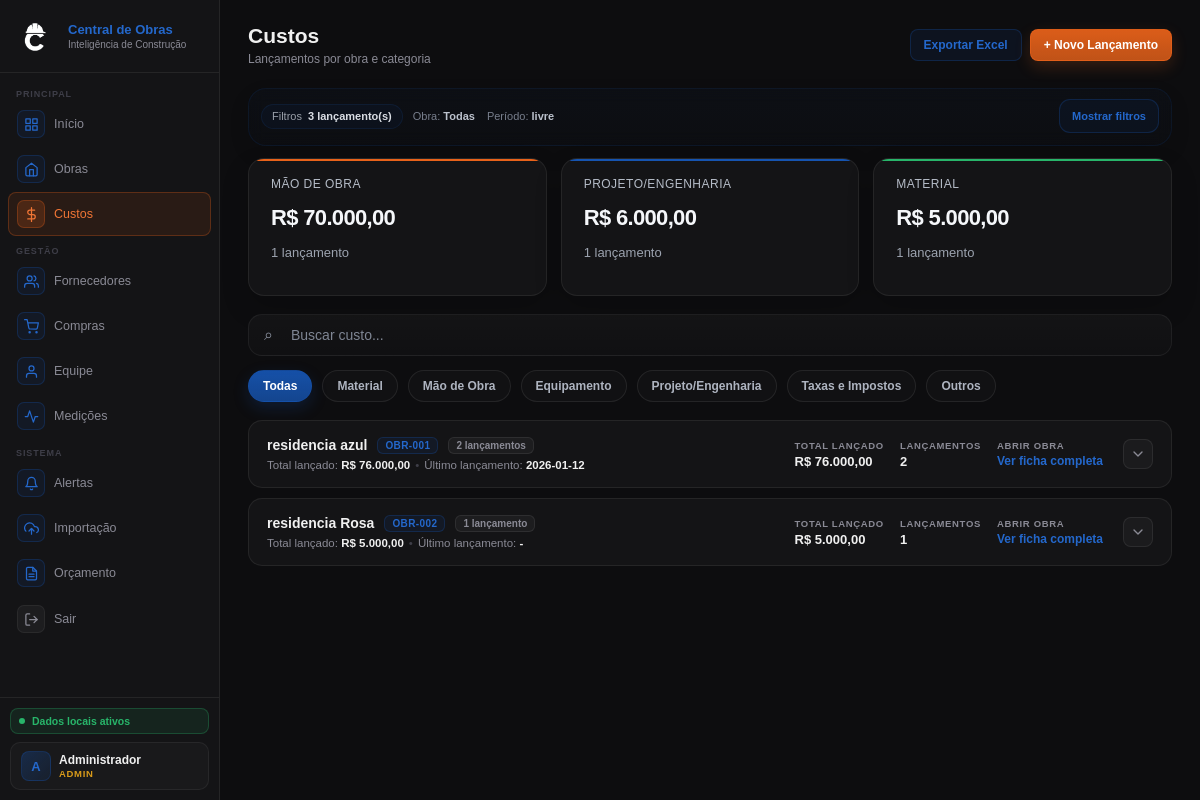
Page /custos (signed in) on the committed database.
### tables this page shows
CREATE TABLE obras (
    id INTEGER PRIMARY KEY AUTOINCREMENT,
    codigo TEXT NOT NULL UNIQUE,
    nome TEXT NOT NULL,
    endereco TEXT,
    tipologia TEXT,
    area_m2 REAL,
    data_inicio TEXT,
    data_fim_prevista TEXT,
    orcamento REAL DEFAULT 0,
    receita_total REAL DEFAULT 0,
    progresso_percentual REAL DEFAULT 0,
    status TEXT NOT NULL DEFAULT 'planejamento',
    criado_em TIMESTAMP DEFAULT CURRENT_TIMESTAMP
, tipo_obra TEXT NOT NULL DEFAULT 'contrato');

CREATE TABLE custos (
    id INTEGER PRIMARY KEY AUTOINCREMENT,
    obra_id INTEGER NOT NULL,
    descricao TEXT NOT NULL,
    categoria TEXT NOT NULL,
    fornecedor TEXT,
    data_lancamento TEXT,
    valor_total REAL DEFAULT 0,
    nota_fiscal TEXT,
    observacao TEXT,
    FOREIGN KEY (obra_id) REFERENCES obras(id)
);

### routes/custos_routes.py (the view)
@custos_bp.route("/custos")
def custos():
    if not usuario_logado() or not eh_leitura():
        return redirect(url_for("auth_bp.login"))
    filtros = obter_filtros_custos()
    lista_custos = buscar_custos_filtrados(
        filtro_obra=filtros["filtro_obra"],
        data_inicio=filtros["data_inicio"],
        data_fim=filtros["data_fim"]
    )
    todas_obras = query_all("SELECT * FROM obras ORDER BY nome ASC")
    obras = query_all("SELECT * FROM obras ORDER BY nome ASC")
    cards_categorias = gerar_cards_categorias(lista_custos)
    return render_template(
        "custos.html",
        custos=lista_custos,
        obras=obras,
        todas_obras=todas_obras,
        categorias_custo=CATEGORIAS_CUSTO_VALIDAS,
        cards_categorias=cards_categorias,
        filtro_obra=filtros["filtro_obra"],
        data_inicio=filtros["data_inicio"],
        data_fim=filtros["data_fim"],
    )

### app.py (called while the page is built)
@app.context_processor
def inject_helpers():
    return dict(
        formatar_moeda=formatar_moeda,
        calcular_media_fornecedor=calcular_media_fornecedor,
        formatar_tipo_obra=formatar_tipo_obra,
        eh_admin=eh_admin,
        eh_gestor=eh_gestor,
        eh_leitura=eh_leitura,
        usuario_perfil=usuario_perfil,
    )

### auth.py (called while the page is built)
def usuario_logado():
    return "usuario_id" in session

def usuario_perfil():
    return session.get("usuario_perfil", "")

def eh_admin():
    return usuario_perfil() == "admin"

def eh_gestor():
    return usuario_perfil() in ["admin", "gestor"]

def eh_leitura():
    return usuario_perfil() in ["admin", "gestor", "leitura"]

### database.py (called while the page is built)
def get_connection():
    conn = sqlite3.connect(DB_PATH)
    conn.row_factory = sqlite3.Row
    return conn

def query_all(sql, params=()):
    conn = get_connection()
    cursor = conn.execute(sql, params)
    rows = cursor.fetchall()
    conn.close()
    return rows

### routes/custos_routes.py (called while the page is built)
def normalizar_categoria_card(categoria):
    mapa = {
        "Material": "Material",
        "Mão de Obra": "Mão de Obra",
        "Equipamento": "Equipamento",
        "Projeto/Engenharia": "Projeto/Engenharia",
        "Taxas e Impostos": "Taxas e Impostos",
        "Outros": "Outros",
    }
    return mapa.get(categoria, "Outros")

def gerar_cards_categorias(lista_custos):
    cards_base = [
        {"slug": "mao-de-obra", "titulo": "Mão de Obra", "cor": "or", "valor": 0, "quantidade": 0},
        {"slug": "projeto-engenharia", "titulo": "Projeto/Engenharia", "cor": "bl", "valor": 0, "quantidade": 0},
        {"slug": "material", "titulo": "Material", "cor": "gr", "valor": 0, "quantidade": 0},
    ]
    indice = {card["titulo"]: card for card in cards_base}
    for custo in lista_custos:
        categoria = normalizar_categoria_card(custo["categoria"])
        if categoria in indice:
            indice[categoria]["valor"] += custo["valor_total"] or 0
            indice[categoria]["quantidade"] += 1
    return cards_base

def obter_filtros_custos():
    return {
        "filtro_obra": request.args.get("obra", "").strip(),
        "data_inicio": request.args.get("data_inicio", "").strip(),
        "data_fim": request.args.get("data_fim", "").strip(),
    }

### utils.py (called while the page is built)
def formatar_moeda(valor):
    if valor is None:
        valor = 0
    return f"R$ {valor:,.2f}".replace(",", "X").replace(".", ",").replace("X", ".")

### templates/custos.html (shortened to what this page needs)
{% extends "base.html" %}
{% block content %}
<div class="hdr">
    <div>
        <h1>Custos</h1>
        <p>Lançamentos por obra e categoria</p>
    </div>
    <div class="hdr-right" style="display:flex; gap:8px;">
        <a id="linkExportarCustos"
            href="{{ url_for('custos_bp.custos_exportar', obra=filtro_obra, data_inicio=data_inicio, data_fim=data_fim) }}"
            class="btn btn-success">
            Exportar Excel
        </a>
        {% if eh_gestor() %}
        <button class="btn btn-primary" onclick="abrirModalCusto()">+ Novo Lançamento</button>
        {% endif %}
    </div>
</div>
<div class="dashboard-filter-shell">
    <div class="dashboard-filter-card dashboard-filter-card--clean">
        <div class="dashboard-filter-top">
            <div class="dashboard-filter-left">
                <div class="dashboard-filter-chip dashboard-filter-chip--soft">
                    <span>Filtros</span>
                    <strong id="custosResumoTotal">{{ custos|length }} lançamento(s)</strong>
                </div>
                <div class="dashboard-filter-summary dashboard-filter-summary--soft">
                    <span>Obra: <strong id="resumoObra">{{ filtro_obra if filtro_obra else "Todas" }}</strong></span>
                    <span>Período: <strong id="resumoPeriodo">
                            {% if data_inicio or data_fim %}
                            {{ data_inicio if data_inicio else "início livre" }} até {{ data_fim if data_fim else "fim
                            livre" }}
                            {% else %}
                            livre
                            {% endif %}
                        </strong></span>
                </div>
            </div>
            <button type="button" class="dashboard-filter-toggle dashboard-filter-toggle--sm" id="toggleCustoFilter">
            </button>
        </div>
    </div>
</div>
<div class="custos-kpi-grid" id="custosKpiGrid">
    {% for card in cards_categorias %}
    <div class="custos-kpi-card {{ card.cor }}" data-categoria-card="{{ card.titulo }}">
        <div class="custos-kpi-title">{{ card.titulo }}</div>
        <div class="custos-kpi-value">{{ formatar_moeda(card.valor) }}</div>
        <div class="custos-kpi-sub">{{ card.quantidade }} lançamento{% if card.quantidade != 1 %}s{% endif %}</div>
    </div>
    {% endfor %}
</div>
<div class="custos-toolbar">
    <div class="custos-search-wrap">
        <span class="custos-search-icon">⌕</span>
        <input type="text" id="custoSearch" class="custos-search-input" placeholder="Buscar custo..."
            oninput="filtrarCustos()">
    </div>
    <div class="custos-status-chips">
        <button type="button" class="custo-chip active" onclick="selecionarFiltroCategoria('todas', this)">
            Todas
        </button>
        {% for categoria in categorias_custo %}
        <button type="button" class="custo-chip" onclick="selecionarFiltroCategoria('{{ categoria }}', this)">
            {{ categoria }}
        </button>
        {% endfor %}
    </div>
</div>
<div id="custosCardsWrap" class="custos-obras-list">
    {% for grupo in custos|groupby('codigo_obra') %}
    {% set ns = namespace(total=0, count=0, ultimo='-') %}
    {% for item in grupo.list %}
    {% set ns.total = ns.total + (item.valor_total or 0) %}
    {% set ns.count = ns.count + 1 %}
    {% if item.data_lancamento %}
    {% set ns.ultimo = item.data_lancamento %}
    {% endif %}
    {% endfor %}
    {% set obra_ref = grupo.list[0] %}
    <div class="custo-obra-card custo-obra-group"
        data-categoria="{{ (grupo.list|map(attribute='categoria')|join(' ')|lower) }}"
        data-search="{{ ((obra_ref.codigo_obra or '') ~ ' ' ~ (obra_ref.nome_obra or '') ~ ' ' ~ (grupo.list|map(attribute='descricao')|join(' ')) ~ ' ' ~ (grupo.list|map(attribute='categoria')|join(' ')) ~ ' ' ~ (grupo.list|map(attribute='fornecedor')|join(' ')) ~ ' ' ~ (grupo.list|map(attribute='nota_fiscal')|join(' ')))|lower }}"
        data-categorias="{{ (grupo.list|map(attribute='categoria')|join('|')|lower) }}">
        <div class="custo-obra-main">
            <div class="custo-obra-identity">
                <div class="custo-obra-title-row">
                    <a href="{{ url_for('obras_bp.obra_detalhe', codigo=obra_ref.codigo_obra) }}"
                        class="custo-obra-nome">
                        {{ obra_ref.nome_obra }}
                    </a>
                    <span class="custo-obra-codigo">{{ obra_ref.codigo_obra }}</span>
                    <span class="custo-obra-count">{{ ns.count }} lançamento{% if ns.count != 1 %}s{% endif %}</span>
                </div>
                <div class="custo-obra-subtitle">
                    <span>Total lançado: <strong>{{ formatar_moeda(ns.total) }}</strong></span>
                    <span class="custo-obra-dot">•</span>
                    <span>Último lançamento: <strong>{{ ns.ultimo }}</strong></span>
                </div>
            </div>
            <div class="custo-obra-kpis">
                <div class="custo-kv">
                    <span class="custo-kv-label">Total lançado</span>
                    <span class="custo-kv-value">{{ formatar_moeda(ns.total) }}</span>
                </div>
                <div class="custo-kv">
                    <span class="custo-kv-label">Lançamentos</span>
                    <span class="custo-kv-value">{{ ns.count }}</span>
                </div>
                <div class="custo-kv">
                    <span class="custo-kv-label">Abrir obra</span>
                    <a href="{{ url_for('obras_bp.obra_detalhe', codigo=obra_ref.codigo_obra) }}"
                        class="custo-detail-link">Ver ficha completa</a>
                </div>
            </div>
            <div class="custo-obra-actions">
                <button type="button" class="custo-expand-btn" onclick="toggleDetalhesCusto(this)">
                    <svg width="16" height="16" viewBox="0 0 24 24" fill="none">
                        <path d="M6 9L12 15L18 9" stroke="currentColor" stroke-width="2" stroke-linecap="round"
                            stroke-linejoin="round" />
                    </svg>
                </button>
            </div>
        </div>
    </div>
    {% else %}
    <div class="custos-empty-state" id="linhaSemCustosOriginal">
        Nenhum custo lançado ainda.
    </div>
    {% endfor %}
</div>
{% endblock %}

### rows in the picture
custos: count "2", shows "s", total "R$ 76.000,00"
obras: nome_obra "residencia azul", codigo_obra "OBR-001"
custos: ultimo "2026-01-12"
custos: count "1", total "R$ 5.000,00", ultimo "-"
obras: nome_obra "residencia Rosa", codigo_obra "OBR-002"

### other values in the picture
{{ session.get('usuario_nome', 'U')[0] | upper }} "A"
{{ session.get('usuario_nome', 'Usuário') }} "Administrador"
{{ usuario_perfil() or 'sem perfil' }} "ADMIN"
{{ custos|length }} "3"
{{ filtro_obra if filtro_obra else "Todas" }} "Todas"
{{ card.titulo }} "MÃO DE OBRA" "PROJETO/ENGENHARIA" "MATERIAL"
{{ card.quantidade }} "1" "1" "1"
{{ categoria }} "Material" "Mão de Obra" "Equipamento" "Projeto/Engenharia" "Taxas e Impostos" "Outros"
